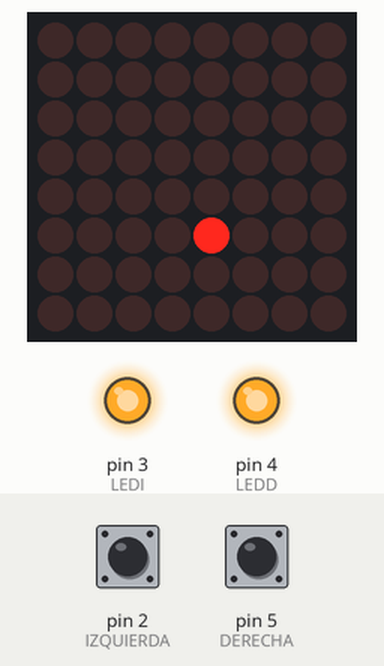
Simulated run of this sketch. Board: Arduino Uno, built with avr-gcc and run on an emulated ATmega328P. Shown: 8×8 LED matrix, output pins drawn as LEDs (lit = HIGH). Inputs (shaded band) come from the test bench; at power-on: pin 2 (IZQUIERDA) HIGH, pin 5 (DERECHA) HIGH. Random numbers use the default seed unless the sketch sets one.

Above: at 1.2 s.
1.3 s: pin 2 (IZQUIERDA) pulled LOW for 3.2 s
At 1.44 s:
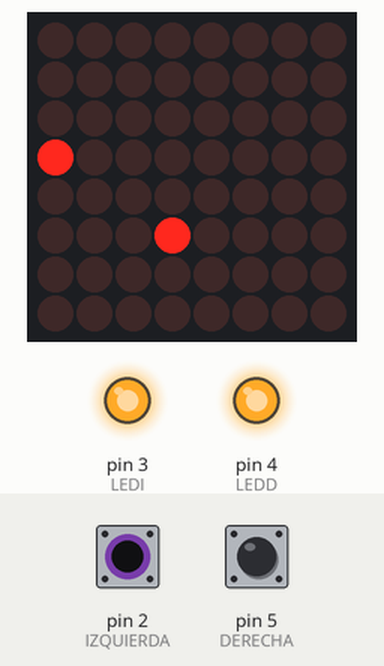
6.0 s: pin 5 (DERECHA) pulled LOW for 3.2 s
At 7.07 s:
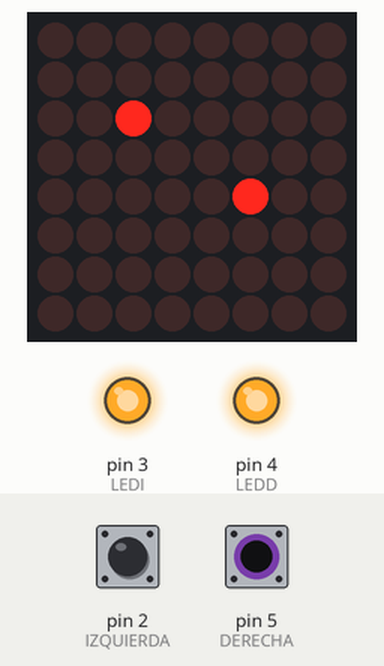
10.7 s: pin 2 (IZQUIERDA) pulled LOW for 3.2 s
At 14.4 s:
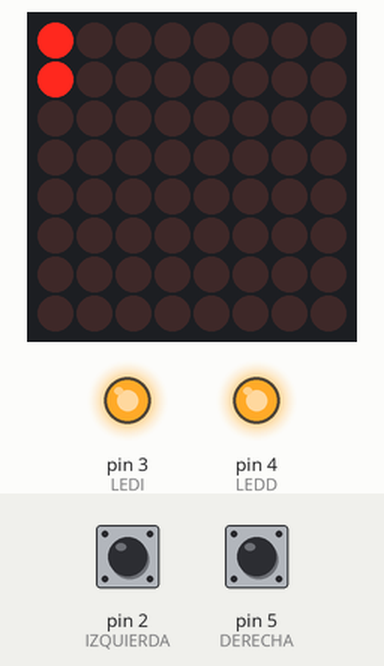
15.4 s: pin 5 (DERECHA) pulled LOW for 3.2 s
At 19.1 s:
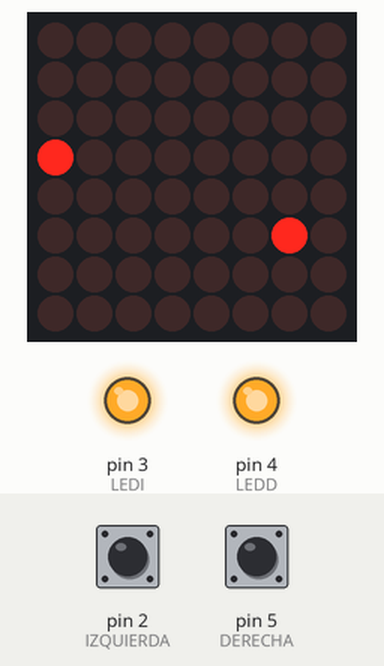
21.4 s: pin 2 (IZQUIERDA) pulled LOW for 3.2 s
At 25.1 s:
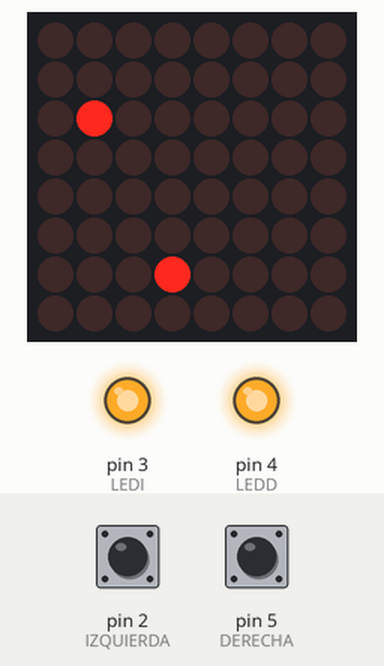
26.1 s: pin 5 (DERECHA) pulled LOW for 3.2 s
At 29.8 s:
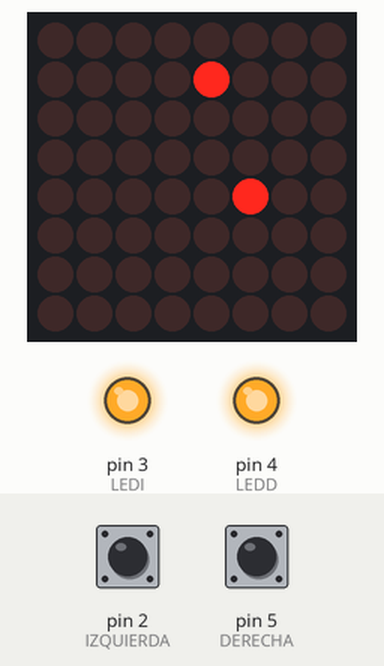
Timing chart, 0 to 31.3 s (numbered marks = the images above; inputs shaded):
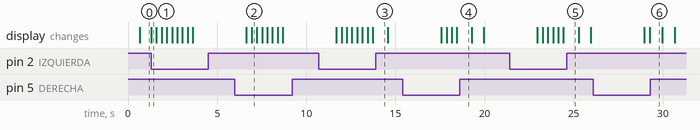

The sketch:

Serpiente.ino
```cpp
#include <Wire.h> //libreria I2C
#include "Adafruit_LEDBackpack.h" //Led 8X8
#include "Adafruit_GFX.h"

#define LONG_MAX 15  //maxima longitud de la serpiente
#define DERECHA 5 //pin de la tecla derecha
#define IZQUIERDA 2 //pin de la tecla izquierda
#define LEDD 4
#define LEDI 3
#define VMAX 650.0 //Velocidad máxima de la serpiente
#define VMIN 180.0 //velocidad mínima
#define STEPVEL (VMAX-VMIN)/LONG_MAX


Adafruit_8x8matrix matrix = Adafruit_8x8matrix();
struct {
  char fila;
  char columna;
} serpiente[LONG_MAX], movimiento, fruta;
enum {Left = 1, Right = 2, Up = 3, Down = 4} direccion;
boolean hayFruta = false;
int intervaloFrutaActual;
char longActual = 1;
int velocidad = VMAX;//250
char coordenadas[] = "N 40 19.755  W 03 43.412 GAME OVER";

static const uint8_t PROGMEM
smile_bmp[] =
{ B00111100,
  B01000010,
  B10100101,
  B10000001,
  B10100101,
  B10011001,
  B01000010,
  B00111100
},
neutral_bmp[] =
{ B00111100,
  B01000010,
  B10100101,
  B10000001,
  B10111101,
  B10000001,
  B01000010,
  B00111100
},
frown_bmp[] =
{ B00111100,
  B01000010,
  B10100101,
  B10000001,
  B10011001,
  B10100101,
  B01000010,
  B00111100
};

void setup() {

  //Serial.begin(9600);
  matrix.begin(0x70);  // direccion I2C display
  pinMode(DERECHA, INPUT_PULLUP);
  pinMode(IZQUIERDA, INPUT_PULLUP);
  pinMode(LEDD, OUTPUT);
  pinMode(LEDI, OUTPUT);
  digitalWrite(LEDD, HIGH);
  digitalWrite(LEDI, HIGH);
  randomSeed(analogRead(4));
  matrix.setRotation(1);
  matrix.setTextSize(1);
  matrix.setTextWrap(false);  // we dont want text to wrap so it scrolls nicely
  matrix.setTextColor(LED_ON);
  /*scrollMensaje("Bienvenido a ARDUINO GAMES I");
    scrollMensaje("SNAKE ");
    scrollMensaje("Tienes que comerte al menos 10 manzanas");
    scrollMensaje("GO");*/
  //escribe();
  iniJuego();
}

void loop() {

  //LEER 250MSG

  long tiempo = millis();
  //Serial.println(tiempo);
  boolean teclaDer,teclaIzda;
  while ((((millis() - tiempo) < velocidad) && (teclaDer=digitalRead(DERECHA)) && (teclaIzda=digitalRead(IZQUIERDA)))); //espera a pulsar o timeout
  if (!teclaDer || !teclaIzda) // si es porque se ha pulsado
    direccion = (direccion == Right || direccion == Left) ? (teclaDer ?Down : Up) : (teclaDer ? Left : Right);
  mueve();
  dibujaSerpiente();
  frutas();
  int resto = velocidad - (millis() - tiempo);
  delay(20);//delay((resto>20)?resto:20);//conviene esperar al resto o vale con soltar
  tiempo = millis(); //espera a soltar
  while ((((millis() - tiempo) < 250) && ((!digitalRead(DERECHA)) || (!digitalRead(IZQUIERDA))))); //espera dejar pulsar
  delay(20);
}

void iniJuego() //Comienzo del juego
{
  //Serial.println("Ini Juego");
  serpiente[0].fila = serpiente[0].columna = 4;
  direccion = Right;
  movimiento.fila = 1;
  movimiento.columna = 0;
  longActual = 1;
  hayFruta = false;
  velocidad = VMAX;
}

inline void mueve() //Mueve la serpiente
{
  //Serial.println("mueve" + String ((int)longActual));
  //Serial.println ("fila:" + String((int)serpiente[0].fila) + " Col:" + String((int)serpiente[0].columna));
  for (char n = longActual; n >= 1; n--) serpiente[n] = serpiente[n - 1];
  serpiente[0].fila +=(direccion == Up || direccion == Down) ? ((direccion == Up) ? 1 : -1) : 0;
  serpiente[0].columna +=(direccion == Right || direccion == Left) ? ((direccion == Right) ? 1 : -1) : 0;
  if (fueraTablero() || estaEnSerpiente(serpiente[0].fila, serpiente[0].columna, 1 )) //si se sale o choca se acaba
  {
    matrix.clear();
    matrix.drawBitmap(0, 0, frown_bmp, 8, 8, LED_ON);
    matrix.writeDisplay();
    delay(3000);
    iniJuego();
  }
}
inline void dibujaSerpiente()//pinta la serpiente
{
  //Serial.println("Dibuja");
  matrix.clear();      // clear display
  for (char n = 0; n < longActual; n++)matrix.drawPixel(serpiente[n].fila, serpiente[n].columna, LED_ON);
  if (hayFruta)matrix.drawPixel(fruta.fila, fruta.columna, LED_ON); //dibuja fruta
  matrix.writeDisplay();

}
inline void frutas()//Se encarga de ir sacando las frutas
{

  if (hayFruta)
  {
    if ((serpiente[0].fila == fruta.fila) && (serpiente[0].columna == fruta.columna))
    {
      longActual++; //si se la ha comido crece la serpiente
      velocidad -= STEPVEL;
      if (longActual == LONG_MAX)hasGanado(); //Si es lo suficientemente grande se acabo el juego
      hayFruta = false;
    }

  }
  else
  {
    do {
      fruta.fila = random(8);
      fruta.columna = random(8);
    } while (estaEnSerpiente(fruta.fila, fruta.columna, 0));
    hayFruta = true;
  }

}

inline boolean fueraTablero() //true si el punto esta fuera del tablero
{
  return (serpiente[0].columna > 7) || (serpiente[0].columna < 0) || (serpiente[0].fila > 7) || (serpiente[0].fila < 0);
}

inline boolean estaEnSerpiente(char fila, char columna, char inicio) //true si el punto esta dentro de la serpiente inicio=0 incluye cabeza 1 sin cabeza
{
  for (char n = inicio; n < longActual; n++)if ((serpiente[n].fila == fila) && (serpiente[n].columna == columna))return true;
  return (false);
}
inline void hasGanado()  //Funcion cuando has ganado la  partida sonrie y saca coordenadas
{
  matrix.clear();
  matrix.drawBitmap(0, 0, smile_bmp, 8, 8, LED_ON);
  matrix.writeDisplay();
  delay(3000);
  while (1)  scrollMensaje(coordenadas);
}

void scrollMensaje(char mensaje[])
{
  int longitud = 0;
  while (mensaje[longitud])longitud++;
  int lineas = longitud * 6;
  for (int x = 0; x >= -lineas; x--) {
    matrix.clear();
    matrix.setCursor(x, 0);
    matrix.print(mensaje);
    matrix.writeDisplay();
    delay(100);
  }
}

void escribe()
{
  char nombre[] = "AAAAAA";
  char n = 0;
  char letra = 65;
  while (1) {
    matrix.clear();
    matrix.setCursor(0, 0);
    matrix.write(letra);
    matrix.writeDisplay();
    while ((digitalRead(DERECHA)) && (digitalRead(IZQUIERDA)));
    if (digitalRead(IZQUIERDA)) { //Siguiente letra
      if (letra == 91)n--; //vuelta a empezar
      nombre[n] = letra;
      n++;
      if (n == 6) break;
    } else
    {
      letra++;
      if (letra == 92)letra = 65;
    }
    delay(500);
  }
  nombre[6] = 0;
  while (1)scrollMensaje(nombre);
  while ((digitalRead(DERECHA)) && (digitalRead(IZQUIERDA)));
  if (digitalRead(IZQUIERDA))n = 6; else n = 9;
  //65 a 93
}
```
